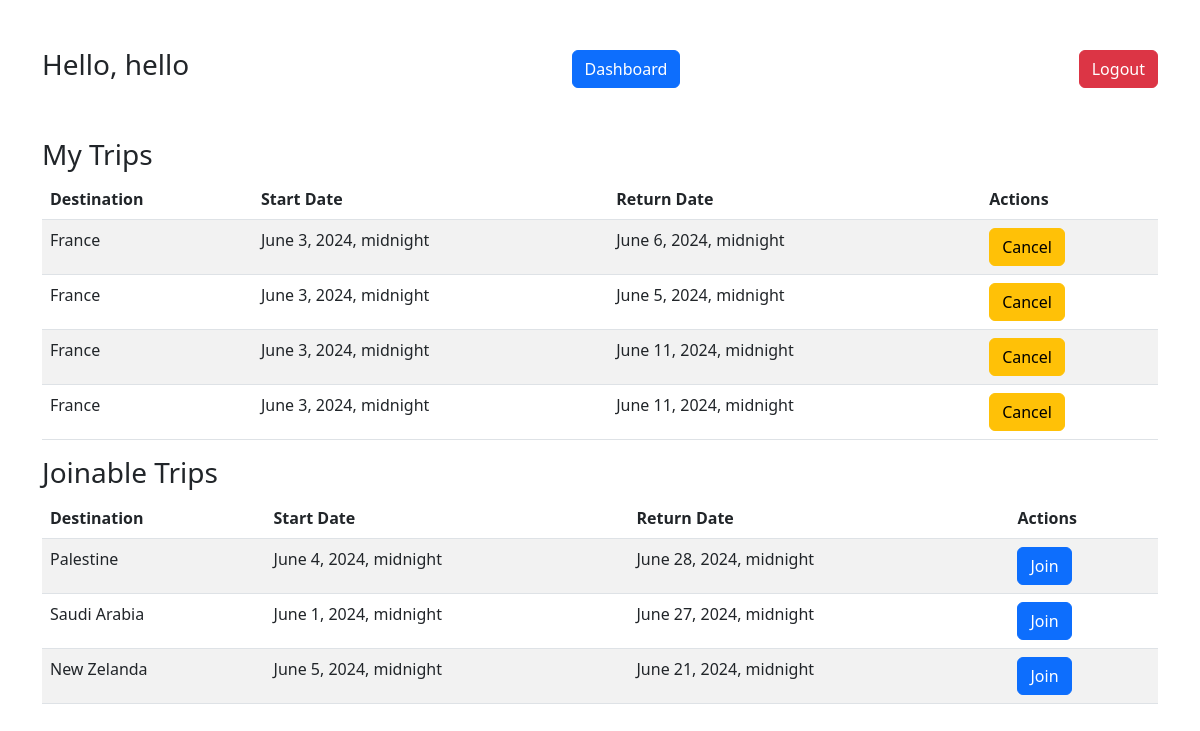
The app's page /mytrips (signed in) with its own data.
### myapp/models.py (models this page shows)
class User(models.Model):
    firstname = models.CharField(max_length=255)
    lastname = models.CharField(max_length=255)
    email = models.CharField(max_length=255)
    password = models.CharField(max_length=255)
    created_at = models.DateTimeField(auto_now_add=True)
    updated_at = models.DateTimeField(auto_now=True)
    objects = UserManager()

class Trip(models.Model):
    destination = models.CharField(max_length=255)
    start_date = models.DateTimeField()
    end_date = models.DateTimeField()
    travelers = models.ManyToManyField(User, related_name="trips")
    itinerary = models.CharField(max_length=50)
    created_at = models.DateTimeField(auto_now_add=True)
    updated_at = models.DateTimeField(auto_now=True)
    organizer = models.ForeignKey(User, related_name="user_trips", on_delete=models.CASCADE)
    objects = TripManager()

### myapp/views.py (the view)
# urls.py: path('mytrips', views.my_trips, name='my_trips'),
def my_trips(request):
    if 'user_id' not in request.session:
        return redirect('/')
    user = User.objects.get(id=request.session['user_id'])
    my_trips = user.trips.all()
    joinable_trips = Trip.objects.exclude(travelers=user)
    context = {
        'user': user,
        'my_trips': my_trips,
        'joinable_trips': joinable_trips,
    }
    return render(request, 'mytrips.html', context)

### myapp/Templates/mytrips.html (shortened to what this page needs)
<!DOCTYPE html>
<html lang="en">
<head>
    <link href="https://cdn.jsdelivr.net/npm/bootstrap@5.2.0-beta1/dist/css/bootstrap.min.css" rel="stylesheet">
</head>
<body>
    <div class="container mt-5">
        <div class="d-flex justify-content-between align-items-center">
            <h3>Hello, {{ user.firstname }}</h3>
            <a href="/dashboard" class="btn btn-primary me-3">Dashboard</a>
            <a href="/logout" class="btn btn-danger">Logout</a>
        </div>
    </div>
    <div class="container mt-5">
        <h3>My Trips</h3>
        <table class="table table-striped">
            <thead>
                <tr>
                    <th>Destination</th>
                    <th>Start Date</th>
                    <th>Return Date</th>
                    <th>Actions</th>
                </tr>
            </thead>
            <tbody>
                {% for trip in my_trips %}
                <tr>
                    <td>{{ trip.destination }}</td>
                    <td>{{ trip.start_date }}</td>
                    <td>{{ trip.end_date }}</td>
                    <td>
                        <form action="{% url 'leave_trip' trip.id %}" method="POST">
                            <button type="submit" class="btn btn-warning">Cancel</button>
                        </form>
                    </td>
                </tr>
                {% endfor %}
            </tbody>
        </table>
        <h3>Joinable Trips</h3>
        <table class="table table-striped">
            <thead>
                <tr>
                    <th>Destination</th>
                    <th>Start Date</th>
                    <th>Return Date</th>
                    <th>Actions</th>
                </tr>
            </thead>
            <tbody>
                {% for trip in joinable_trips %}
                <tr>
                    <td>{{ trip.destination }}</td>
                    <td>{{ trip.start_date }}</td>
                    <td>{{ trip.end_date }}</td>
                    <td>
                        <form action="{% url 'join_trip' trip.id %}" method="POST">
                            <button type="submit" class="btn btn-primary">Join</button>
                        </form>
                    </td>
                </tr>
                {% endfor %}
            </tbody>
        </table>
    </div>
</body>
</html>

### records on screen
User: firstname "hello"
Trip: destination "France", start_date "June 3, 2024, midnight", end_date "June 6, 2024, midnight"
Trip: destination "France", start_date "June 3, 2024, midnight", end_date "June 5, 2024, midnight"
Trip: destination "France", start_date "June 3, 2024, midnight", end_date "June 11, 2024, midnight"
Trip: destination "France", start_date "June 3, 2024, midnight", end_date "June 11, 2024, midnight"
Trip: destination "Palestine", start_date "June 4, 2024, midnight", end_date "June 28, 2024, midnight"
Trip: destination "Saudi Arabia", start_date "June 1, 2024, midnight", end_date "June 27, 2024, midnight"
Trip: destination "New Zelanda", start_date "June 5, 2024, midnight", end_date "June 21, 2024, midnight"
